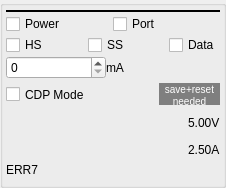
           <widget class="QGroupBox" name="groupBox_USB7">
            <property name="sizePolicy">
             <sizepolicy hsizetype="Preferred" vsizetype="Fixed">
              <horstretch>0</horstretch>
              <verstretch>0</verstretch>
             </sizepolicy>
            </property>
            <property name="title">
             <string/>
            </property>
            <layout class="QVBoxLayout" name="verticalLayout_5">
             <property name="spacing">
              <number>1</number>
             </property>
             <property name="leftMargin">
              <number>3</number>
             </property>
             <property name="topMargin">
              <number>3</number>
             </property>
             <property name="rightMargin">
              <number>3</number>
             </property>
             <property name="bottomMargin">
              <number>3</number>
             </property>
             <item>
              <widget class="ClickToEditLabel" name="clickToEdit_p7" native="true">
               <property name="sizePolicy">
                <sizepolicy hsizetype="Ignored" vsizetype="Preferred">
                 <horstretch>0</horstretch>
                 <verstretch>0</verstretch>
                </sizepolicy>
               </property>
               <property name="maximumSize">
                <size>
                 <width>16777215</width>
                 <height>16777215</height>
                </size>
               </property>
              </widget>
             </item>
             <item>
              <widget class="Line" name="lineUSB7">
               <property name="sizePolicy">
                <sizepolicy hsizetype="Expanding" vsizetype="Fixed">
                 <horstretch>0</horstretch>
                 <verstretch>0</verstretch>
                </sizepolicy>
               </property>
               <property name="minimumSize">
                <size>
                 <width>0</width>
                 <height>2</height>
                </size>
               </property>
               <property name="styleSheet">
                <string notr="true">color: rgb(0, 0, 0);</string>
               </property>
               <property name="frameShadow">
                <enum>QFrame::Plain</enum>
               </property>
               <property name="lineWidth">
                <number>2</number>
               </property>
               <property name="orientation">
                <enum>Qt::Horizontal</enum>
               </property>
              </widget>
             </item>
             <item>
              <layout class="QHBoxLayout" name="horizontalLayout_39">
               <property name="spacing">
                <number>0</number>
               </property>
               <item>
                <widget class="QCheckBox" name="checkBoxPowerUSB7">
                 <property name="sizePolicy">
                  <sizepolicy hsizetype="Minimum" vsizetype="Minimum">
                   <horstretch>0</horstretch>
                   <verstretch>0</verstretch>
                  </sizepolicy>
                 </property>
                 <property name="text">
                  <string>Power</string>
                 </property>
                </widget>
               </item>
               <item>
                <widget class="QCheckBox" name="checkBoxPortUSB7">
                 <property name="sizePolicy">
                  <sizepolicy hsizetype="Minimum" vsizetype="Minimum">
                   <horstretch>0</horstretch>
                   <verstretch>0</verstretch>
                  </sizepolicy>
                 </property>
                 <property name="text">
                  <string>Port</string>
                 </property>
                </widget>
               </item>
              </layout>
             </item>
             <item>
              <layout class="QHBoxLayout" name="horizontalLayout_40">
               <property name="spacing">
                <number>0</number>
               </property>
               <item>
                <widget class="QCheckBox" name="checkBoxDataHS_USB7">
                 <property name="sizePolicy">
                  <sizepolicy hsizetype="Minimum" vsizetype="Minimum">
                   <horstretch>0</horstretch>
                   <verstretch>0</verstretch>
                  </sizepolicy>
                 </property>
                 <property name="text">
                  <string>HS</string>
                 </property>
                 <property name="checked">
                  <bool>false</bool>
                 </property>
                </widget>
               </item>
               <item>
                <spacer name="horizontalSpacer_27">
                 <property name="orientation">
                  <enum>Qt::Horizontal</enum>
                 </property>
                 <property name="sizeHint" stdset="0">
                  <size>
                   <width>40</width>
                   <height>20</height>
                  </size>
                 </property>
                </spacer>
               </item>
               <item>
                <widget class="QCheckBox" name="checkBoxDataSS_USB7">
                 <property name="sizePolicy">
                  <sizepolicy hsizetype="Minimum" vsizetype="Minimum">
                   <horstretch>0</horstretch>
                   <verstretch>0</verstretch>
                  </sizepolicy>
                 </property>
                 <property name="text">
                  <string>SS</string>
                 </property>
                </widget>
               </item>
               <item>
                <spacer name="horizontalSpacer_28">
                 <property name="orientation">
                  <enum>Qt::Horizontal</enum>
                 </property>
                 <property name="sizeHint" stdset="0">
                  <size>
                   <width>40</width>
                   <height>20</height>
                  </size>
                 </property>
                </spacer>
               </item>
               <item>
                <widget class="QCheckBox" name="checkBoxDataUSB7">
                 <property name="sizePolicy">
                  <sizepolicy hsizetype="Minimum" vsizetype="Minimum">
                   <horstretch>0</horstretch>
                   <verstretch>0</verstretch>
                  </sizepolicy>
                 </property>
                 <property name="text">
                  <string>Data</string>
                 </property>
                </widget>
               </item>
              </layout>
             </item>
             <item>
              <layout class="QHBoxLayout" name="horizontalLayout_41">
               <property name="spacing">
                <number>0</number>
               </property>
               <item>
                <widget class="QSpinBox" name="spinBox_USB7">
                 <property name="sizePolicy">
                  <sizepolicy hsizetype="Fixed" vsizetype="Fixed">
                   <horstretch>0</horstretch>
                   <verstretch>0</verstretch>
                  </sizepolicy>
                 </property>
                 <property name="minimumSize">
                  <size>
                   <width>100</width>
                   <height>0</height>
                  </size>
                 </property>
                </widget>
               </item>
               <item>
                <widget class="QLabel" name="label_8">
                 <property name="sizePolicy">
                  <sizepolicy hsizetype="Preferred" vsizetype="Minimum">
                   <horstretch>0</horstretch>
                   <verstretch>0</verstretch>
                  </sizepolicy>
                 </property>
                 <property name="text">
                  <string>mA</string>
                 </property>
                </widget>
               </item>
              </layout>
             </item>
             <item>
              <layout class="QHBoxLayout" name="horizontalLayout_18">
               <property name="spacing">
                <number>0</number>
               </property>
               <item>
                <widget class="QCheckBox" name="checkBoxPortModeUSB7">
                 <property name="sizePolicy">
                  <sizepolicy hsizetype="Minimum" vsizetype="Minimum">
                   <horstretch>0</horstretch>
                   <verstretch>0</verstretch>
                  </sizepolicy>
                 </property>
                 <property name="minimumSize">
                  <size>
                   <width>100</width>
                   <height>29</height>
                  </size>
                 </property>
                 <property name="maximumSize">
                  <size>
                   <width>16777215</width>
                   <height>29</height>
                  </size>
                 </property>
                 <property name="text">
                  <string>CDP Mode</string>
                 </property>
                </widget>
               </item>
               <item>
                <widget class="QLabel" name="saveResetFlag7">
                 <property name="sizePolicy">
                  <sizepolicy hsizetype="Fixed" vsizetype="Fixed">
                   <horstretch>0</horstretch>
                   <verstretch>0</verstretch>
                  </sizepolicy>
                 </property>
                 <property name="minimumSize">
                  <size>
                   <width>61</width>
                   <height>22</height>
                  </size>
                 </property>
                 <property name="maximumSize">
                  <size>
                   <width>61</width>
                   <height>22</height>
                  </size>
                 </property>
                 <property name="font">
                  <font>
                   <pointsize>9</pointsize>
                  </font>
                 </property>
                 <property name="styleSheet">
                  <string notr="true">background-color: rgb(127, 127, 127);
color: rgb(255, 255, 255);</string>
                 </property>
                 <property name="text">
                  <string>&lt;html&gt;&lt;head/&gt;&lt;body&gt;&lt;p&gt;&lt;span style=&quot; font-size:7.5pt;&quot;&gt;save+reset needed&lt;/span&gt;&lt;/p&gt;&lt;/body&gt;&lt;/html&gt;</string>
                 </property>
                 <property name="alignment">
                  <set>Qt::AlignCenter</set>
                 </property>
                 <property name="wordWrap">
                  <bool>true</bool>
                 </property>
                </widget>
               </item>
              </layout>
             </item>
             <item>
              <layout class="QGridLayout" name="gridLayout_48">
               <property name="spacing">
                <number>2</number>
               </property>
               <item row="0" column="1">
                <widget class="QLabel" name="labelVoltageUSB7">
                 <property name="sizePolicy">
                  <sizepolicy hsizetype="Minimum" vsizetype="Minimum">
                   <horstretch>0</horstretch>
                   <verstretch>0</verstretch>
                  </sizepolicy>
                 </property>
                 <property name="minimumSize">
                  <size>
                   <width>0</width>
                   <height>0</height>
                  </size>
                 </property>
                 <property name="text">
                  <string>5.00V</string>
                 </property>
                </widget>
               </item>
               <item row="1" column="0">
                <widget class="QCustomPlot" name="currentSparklinePort7" native="true">
                 <property name="sizePolicy">
                  <sizepolicy hsizetype="Expanding" vsizetype="Fixed">
                   <horstretch>0</horstretch>
                   <verstretch>0</verstretch>
                  </sizepolicy>
                 </property>
                 <property name="minimumSize">
                  <size>
                   <width>0</width>
                   <height>25</height>
                  </size>
                 </property>
                 <property name="maximumSize">
                  <size>
                   <width>16777215</width>
                   <height>25</height>
                  </size>
                 </property>
                </widget>
               </item>
               <item row="1" column="1">
                <widget class="QLabel" name="labelCurrentUSB7">
                 <property name="sizePolicy">
                  <sizepolicy hsizetype="Minimum" vsizetype="Minimum">
                   <horstretch>0</horstretch>
                   <verstretch>0</verstretch>
                  </sizepolicy>
                 </property>
                 <property name="minimumSize">
                  <size>
                   <width>0</width>
                   <height>0</height>
                  </size>
                 </property>
                 <property name="text">
                  <string>2.50A</string>
                 </property>
                </widget>
               </item>
               <item row="0" column="0">
                <widget class="QCustomPlot" name="voltageSparklinePort7" native="true">
                 <property name="sizePolicy">
                  <sizepolicy hsizetype="Expanding" vsizetype="Fixed">
                   <horstretch>0</horstretch>
                   <verstretch>0</verstretch>
                  </sizepolicy>
                 </property>
                 <property name="minimumSize">
                  <size>
                   <width>0</width>
                   <height>25</height>
                  </size>
                 </property>
                 <property name="maximumSize">
                  <size>
                   <width>16777215</width>
                   <height>25</height>
                  </size>
                 </property>
                </widget>
               </item>
              </layout>
             </item>
             <item>
              <widget class="QLabel" name="labelErrorStatusUSB7">
               <property name="sizePolicy">
                <sizepolicy hsizetype="Preferred" vsizetype="Minimum">
                 <horstretch>0</horstretch>
                 <verstretch>0</verstretch>
                </sizepolicy>
               </property>
               <property name="text">
                <string>ERR7</string>
               </property>
              </widget>
             </item>
             <item>
              <spacer name="verticalSpacer_18">
               <property name="orientation">
                <enum>Qt::Vertical</enum>
               </property>
               <property name="sizeHint" stdset="0">
                <size>
                 <width>20</width>
                 <height>5</height>
                </size>
               </property>
              </spacer>
             </item>
            </layout>
           </widget>
